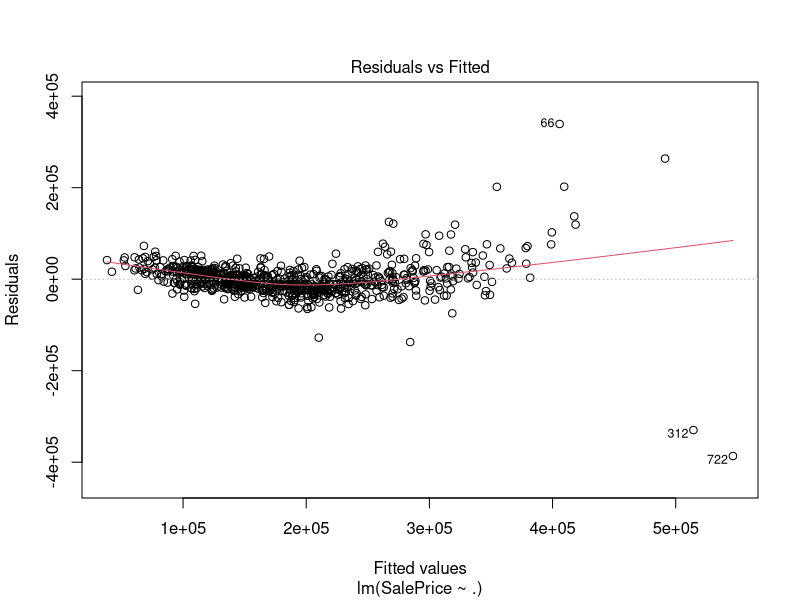
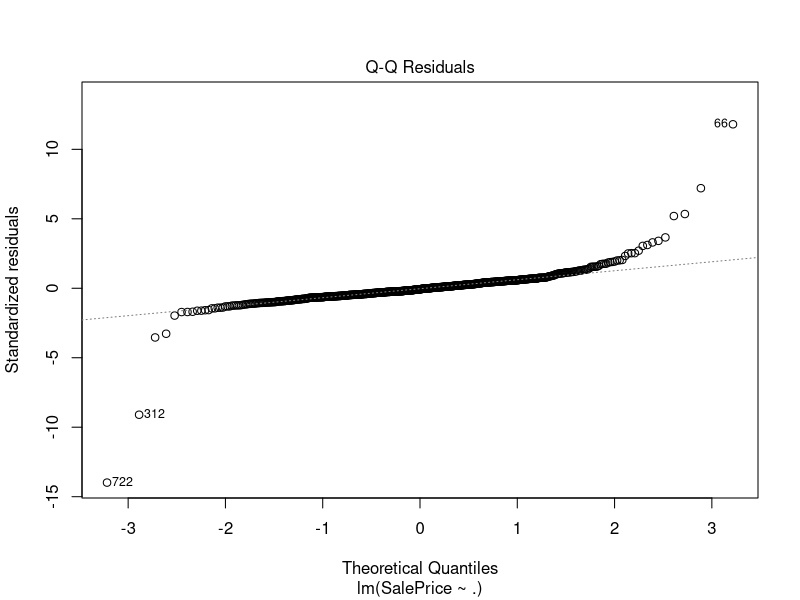
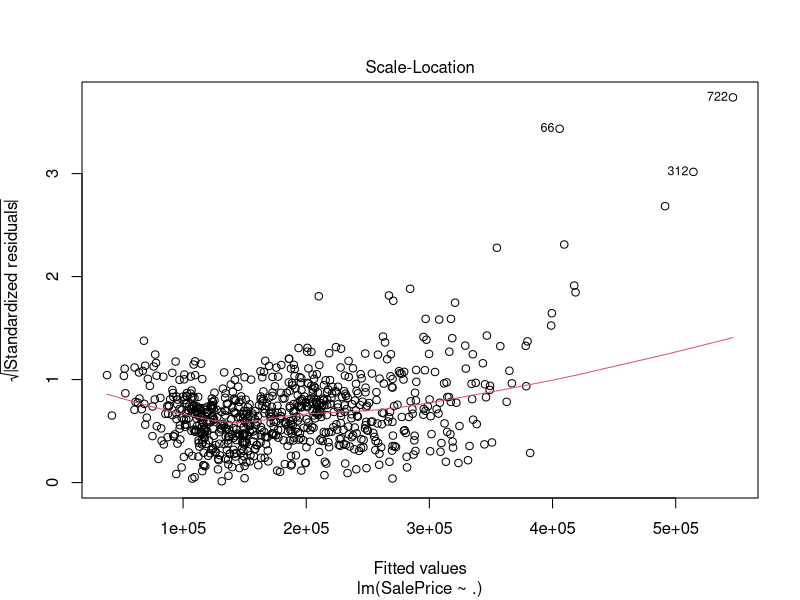
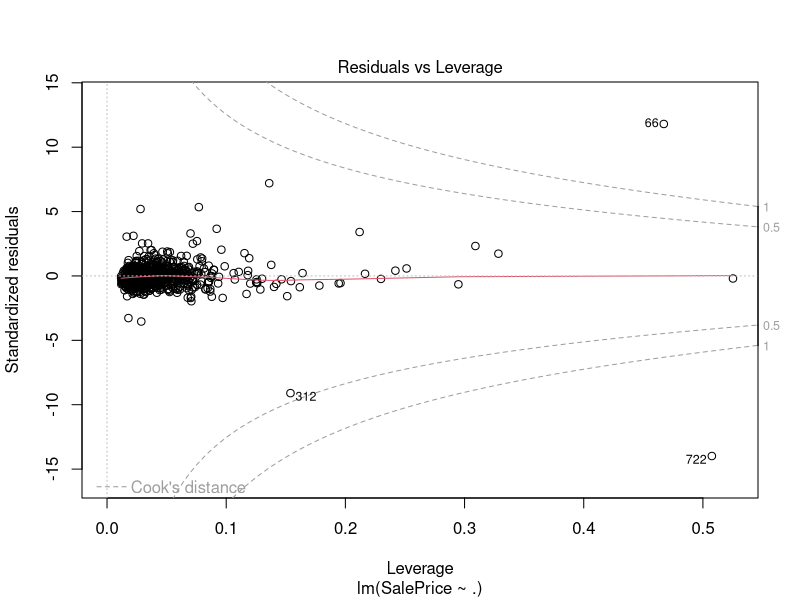
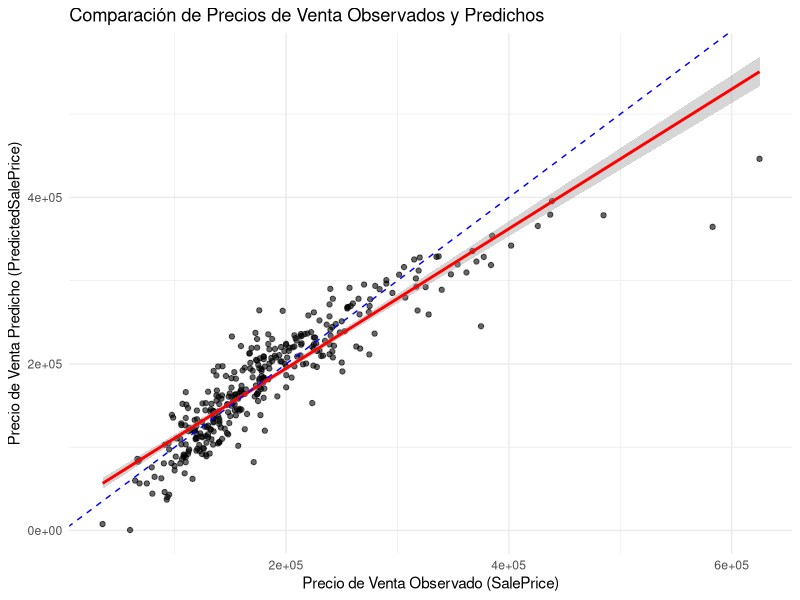
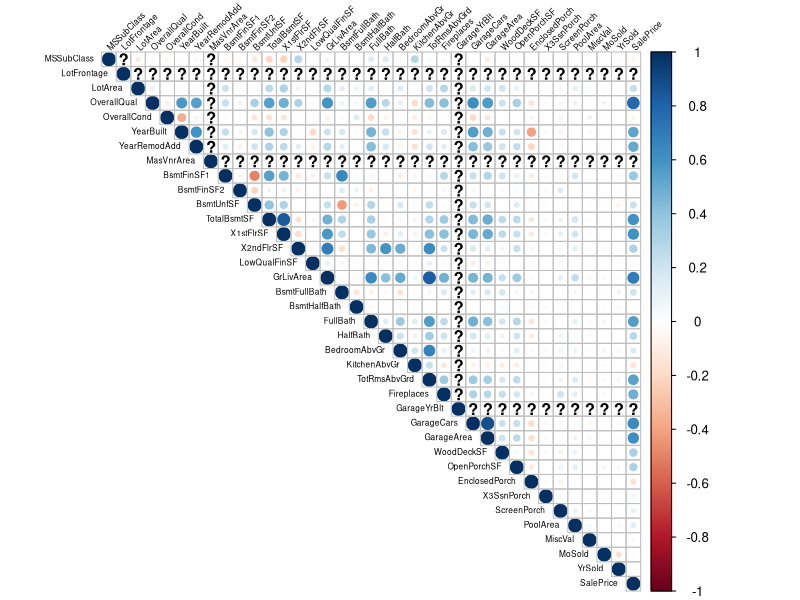

Here is the R script that generated these plots, in order: (Note: this script raises an error after producing the figures.)
## ---- chunk 1
knitr::opts_chunk$set(echo = TRUE)
## ---- chunk 2
library(readr)
library(kableExtra)
library(ggplot2)
library(reshape2)
library(knitr)
library(tidyr)
library(dplyr)
library(corrplot)
library(car)
library(caret)
## ---- chunk 3
data <- read_csv("train_final.csv")
## ---- chunk 4
porcentaje_na <- sapply(data, function(x) sum(is.na(x)) / length(x)) * 100

columnas_a_eliminar <- names(porcentaje_na[porcentaje_na > 75])
print(columnas_a_eliminar)

data <- data[, !names(data) %in% columnas_a_eliminar]
## ---- chunk 5

vars_quantitative <- names(data)[sapply(data, is.numeric) & names(data) != 'Id']

multivariable_model <- lm(SalePrice ~ ., data = data[, vars_quantitative])

summary(multivariable_model)

plot(multivariable_model)
## ---- chunk 6
vars_quantitative <- names(data)[sapply(data, is.numeric) & names(data) != 'Id']
multivariable_model <- lm(SalePrice ~ ., data = data[, vars_quantitative])

# Cargar el archivo de prueba
test_data1 <- read.csv("test_final.csv")

test_data1$PredictedSalePrice <- predict(multivariable_model, newdata = test_data1)

ggplot(test_data1, aes(x = SalePrice, y = PredictedSalePrice)) +
  geom_point(alpha = 0.6) +
  geom_smooth(method = "lm", se = TRUE, color = "red") +
  labs(title = "Comparación de Precios de Venta Observados y Predichos",
       x = "Precio de Venta Observado (SalePrice)",
       y = "Precio de Venta Predicho (PredictedSalePrice)") +
  theme_minimal() +
  geom_abline(intercept = 0, slope = 1, linetype = "dashed", color = "blue")

rmse_value <- RMSE(test_data1$PredictedSalePrice, test_data1$SalePrice, na.rm = TRUE)

# Calcular RMSE relativo
rmse_relative <- rmse_value / mean(test_data1$SalePrice, na.rm = TRUE)

print(rmse_relative)

## ---- chunk 7
vars_quantitative2 <- names(data)[sapply(data, is.numeric) & names(data) != 'Id' & names(data) != 'PredictedSalePrice']

matriz_cor <- cor(data[, vars_quantitative2])

matriz_cor

corrplot(matriz_cor, method = "circle", type = "upper", tl.col = "black", tl.srt = 45, tl.cex = 0.5)

## ---- chunk 8
# Identificar correlaciones altas (r > 0.7)
correlaciones_altas <- which(matriz_cor > 0.7 & matriz_cor < 1, arr.ind = TRUE)
correlaciones_altas <- data.frame(
  Variable1 = rownames(matriz_cor)[correlaciones_altas[, 1]],
  Variable2 = colnames(matriz_cor)[correlaciones_altas[, 2]],
  Correlación = matriz_cor[correlaciones_altas]
)
print(correlaciones_altas)

## ---- chunk 9
# esto ayuda a encontrar mas variables que son combinacion lineal de otras columnas
alias(multivariable_modelFinal)
## ---- chunk 10
# Crear un nuevo conjunto de variables numéricas excluyendo las redundantes
vars_quantitative3 <- names(data)[sapply(data, is.numeric) & 
                                  names(data) != 'Id' & 
                                  names(data) != 'PredictedSalePrice' &
                                  !names(data) %in% c("X1stFlrSF", "TotRmsAbvGrd", "GarageCars", "BsmtFinSF2", "BsmtUnfSF", "X2ndFlrSF")]

# Ajustar el nuevo modelo multivariable
multivariable_modelFinal <- lm(SalePrice ~ ., data = data[, vars_quantitative3])
summary(multivariable_modelFinal)

plot(multivariable_modelFinal)
## ---- chunk 11
# Verificar variables aliasadas (combinaciones lineales)
alias(multivariable_modelFinal)
## ---- chunk 12

# Cargar el archivo de prueba
test_data <- read.csv("test_final.csv")

# Hacer predicciones sobre los datos de prueba
pred_Multi_LM <- predict(multivariable_modelFinal, newdata = test_data)

head(pred_Multi_LM)
sum(is.na(pred_Multi_LM))
sum(is.na(test_data$SalePrice))


rmse_relative <- RMSE(pred_Multi_LM, test_data$SalePrice, na.rm = TRUE) / mean(test_data$SalePrice, na.rm = TRUE)

print(rmse_relative)
